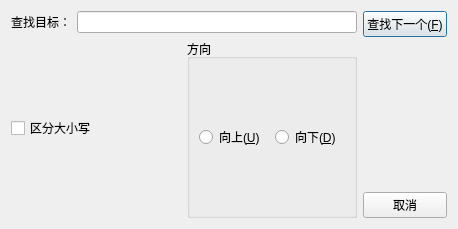
<?xml version="1.0" encoding="UTF-8"?>
<ui version="4.0">
 <class>SearchDialog</class>
 <widget class="QDialog" name="SearchDialog">
  <property name="geometry">
   <rect>
    <x>0</x>
    <y>0</y>
    <width>458</width>
    <height>229</height>
   </rect>
  </property>
  <property name="windowTitle">
   <string>查找</string>
  </property>
  <layout class="QHBoxLayout" name="horizontalLayout_6">
   <item>
    <layout class="QHBoxLayout" name="horizontalLayout_2"/>
   </item>
   <item>
    <layout class="QHBoxLayout" name="horizontalLayout_5">
     <item>
      <layout class="QVBoxLayout" name="verticalLayout_3">
       <item>
        <layout class="QHBoxLayout" name="horizontalLayout">
         <item>
          <widget class="QLabel" name="label">
           <property name="text">
            <string>查找目标：</string>
           </property>
          </widget>
         </item>
         <item>
          <widget class="QLineEdit" name="SearchText"/>
         </item>
        </layout>
       </item>
       <item>
        <layout class="QHBoxLayout" name="horizontalLayout_4">
         <item>
          <widget class="QCheckBox" name="checkBox">
           <property name="text">
            <string>区分大小写</string>
           </property>
          </widget>
         </item>
         <item>
          <widget class="QGroupBox" name="groupBox">
           <property name="title">
            <string>方向</string>
           </property>
           <layout class="QVBoxLayout" name="verticalLayout_2">
            <item>
             <layout class="QHBoxLayout" name="horizontalLayout_3">
              <item>
               <widget class="QRadioButton" name="rbUp">
                <property name="text">
                 <string>向上(&amp;U)</string>
                </property>
               </widget>
              </item>
              <item>
               <widget class="QRadioButton" name="rbDown">
                <property name="text">
                 <string>向下(&amp;D)</string>
                </property>
               </widget>
              </item>
             </layout>
            </item>
           </layout>
          </widget>
         </item>
        </layout>
       </item>
      </layout>
     </item>
     <item>
      <layout class="QVBoxLayout" name="verticalLayout">
       <item>
        <widget class="QPushButton" name="btFindNext">
         <property name="text">
          <string>查找下一个(&amp;F)</string>
         </property>
        </widget>
       </item>
       <item>
        <spacer name="verticalSpacer">
         <property name="orientation">
          <enum>Qt::Vertical</enum>
         </property>
         <property name="sizeHint" stdset="0">
          <size>
           <width>20</width>
           <height>40</height>
          </size>
         </property>
        </spacer>
       </item>
       <item>
        <widget class="QPushButton" name="btCancel">
         <property name="text">
          <string>取消</string>
         </property>
        </widget>
       </item>
      </layout>
     </item>
    </layout>
   </item>
  </layout>
 </widget>
 <resources/>
 <connections/>
</ui>
